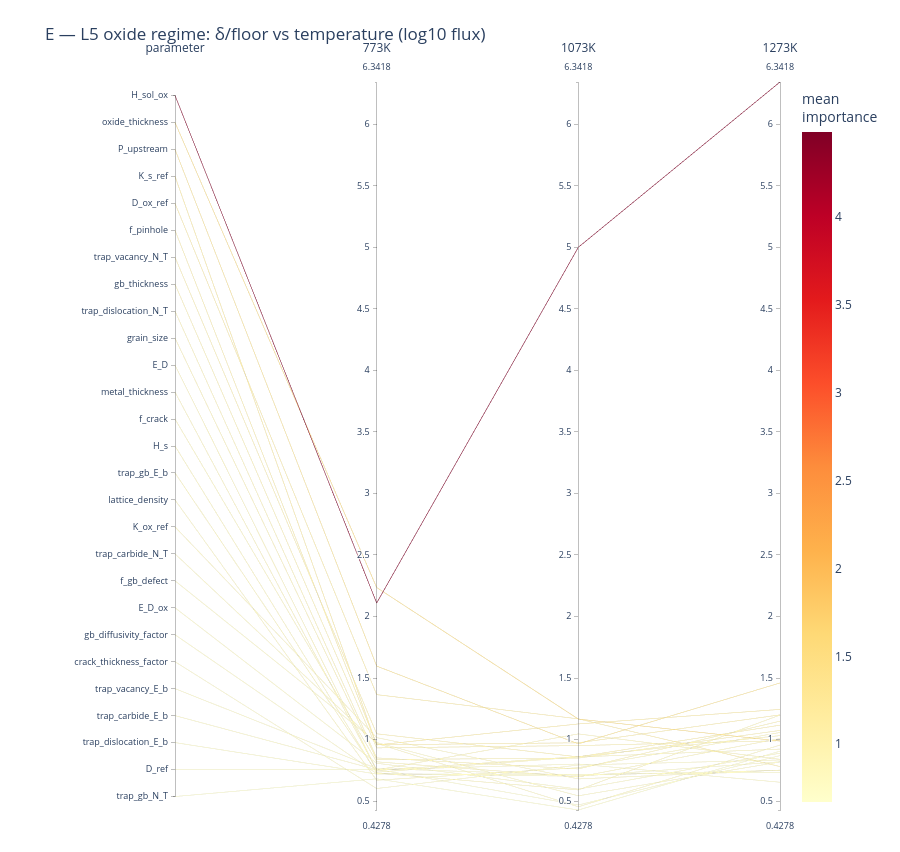
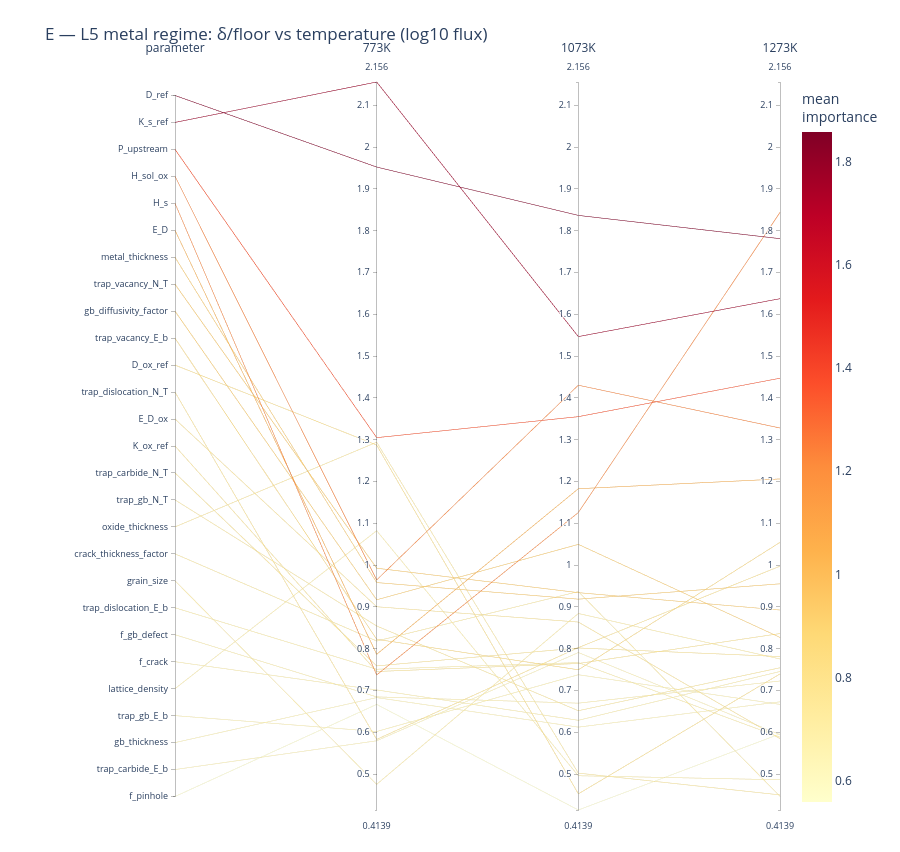

The code cell stored with these charts, in order, in its notebook:
### Markdown cell above
## E — δ/floor shift across temperature (L5-specific)

One plot per regime. Each line is a **parameter**; axes are the three temperatures; height =
`delta_over_floor` for log10(flux). This is the view the L5L6 notebook has no equivalent of,
because only the L5 study is run isothermally.

A line that rises steeply from left to right is a parameter that only becomes resolvable at
high temperature — `H_sol_ox` in the oxide regime is the clearest case. Lines hugging 1.0
across all three temperatures are noise at every temperature.

### Code cell
figsE = {}
for r in REGIMES:
    sub = routeB[(routeB.metric == 'flux') & (routeB.regime == r)]
    matE = sub.pivot(index='parameter', columns='temperature_K',
                     values='delta_over_floor')
    matE.columns = [f'{int(c)}K' for c in matE.columns]
    matE = matE.reset_index()
    tcols = tuple(f'{int(t)}K' for t in TEMPS)
    figsE[r] = parallel_coordinates_sensitivity(
        matE, regimes=tcols,
        title=f'E — L5 {r} regime: δ/floor vs temperature (log10 flux)',
        save_html=os.path.join(FIG_DIR, f'pcp_E_vs_T_{r}.html'))
    best = matE.set_index('parameter')[list(tcols)].max(axis=1).nlargest(3)
    print(f"{r:8s} top-3 by best δ/floor: {best.round(2).to_dict()}")

for r in REGIMES:
    figsE[r].show()

### Figure 1 — Plotly figure (JSON) as saved in the notebook; plotly's stock layout.template omitted (floating-point values rounded to 4 significant figures)
{"data": [{"dimensions": [{"label": "parameter", "range": [-0.5, 26.5], "ticktext": ["H_sol_ox", "oxide_thickness", "P_upstream", "K_s_ref", "D_ox_ref", "f_pinhole", "trap_vacancy_N_T", "gb_thickness", "trap_dislocation_N_T", "grain_size", "E_D", "metal_thickness", "f_crack", "H_s", "trap_gb_E_b", "lattice_density", "K_ox_ref", "trap_carbide_N_T", "f_gb_defect", "E_D_ox", "gb_diffusivity_factor", "crack_thickness_factor", "trap_vacancy_E_b", "trap_carbide_E_b", "trap_dislocation_E_b", "D_ref", "trap_gb_N_T"], "tickvals": [26, 25, 24, 23, 22, 21, 20, 19, 18, 17, 16, 15, 14, 13, 12, 11, 10, 9, 8, 7, 6, 5, 4, 3, 2, 1, 0], "values": [26, 25, 24, 23, 22, 21, 20, 19, 18, 17, 16, 15, 14, 13, 12, 11, 10, 9, 8, 7, 6, 5, 4, 3, 2, 1, 0]}, {"label": "773K", "range": [0.4278, 6.342], "values": [2.109, 2.235, 1.597, 0.956, 1.365, 0.9573, 1.047, 0.9325, 0.8506, 0.8378, 0.7497, 0.753, 0.8192, 0.7279, 0.7348, 0.6696, 1.016, 0.9691, 0.9758, 0.8078, 0.7234, 0.6023, 0.7646, 0.7552, 0.72, 0.7586, 0.6812]}, {"label": "1073K", "range": [0.4278, 6.342], "values": [4.999, 1.167, 0.9652, 1.127, 1.168, 0.9738, 0.859, 0.9511, 0.7617, 0.8496, 0.8618, 1.046, 0.6963, 0.5909, 0.8583, 0.7716, 0.6804, 0.454, 0.543, 0.5973, 0.7022, 0.793, 0.7107, 0.8011, 0.7165, 0.4685, 0.4278]}, {"label": "1273K", "range": [0.4278, 6.342], "values": [6.342, 0.9877, 1.46, 1.245, 0.7806, 1.201, 1.117, 0.9907, 1.149, 1.074, 1.032, 0.8396, 1.009, 1.199, 0.9226, 1.057, 0.7516, 0.955, 0.8181, 0.8896, 0.8196, 0.8342, 0.7497, 0.6535, 0.7346, 0.8695, 0.9057]}], "labelangle": 0, "labelfont": {"size": 12}, "labelside": "top", "line": {"color": [4.483, 1.463, 1.341, 1.109, 1.105, 1.044, 1.008, 0.9581, 0.9206, 0.9205, 0.8813, 0.8795, 0.8414, 0.8394, 0.8386, 0.8329, 0.816, 0.7927, 0.7789, 0.7649, 0.7484, 0.7432, 0.7417, 0.7366, 0.7237, 0.6988, 0.6716], "colorbar": {"title": {"text": "mean<br>importance"}}, "colorscale": [[0.0, "rgb(255,255,204)"], [0.125, "rgb(255,237,160)"], [0.25, "rgb(254,217,118)"], [0.375, "rgb(254,178,76)"], [0.5, "rgb(253,141,60)"], [0.625, "rgb(252,78,42)"], [0.75, "rgb(227,26,28)"], [0.875, "rgb(189,0,38)"], [1.0, "rgb(128,0,38)"]], "showscale": true}, "rangefont": {"size": 9}, "tickfont": {"size": 9}, "type": "parcoords"}], "layout": {"font": {"size": 12}, "height": 852, "margin": {"b": 40, "l": 175, "r": 120, "t": 80}, "title": {"text": "E — L5 oxide regime: δ/floor vs temperature (log10 flux)"}}}

### Figure 2 — Plotly figure (JSON) as saved in the notebook; plotly's stock layout.template omitted (floating-point values rounded to 4 significant figures)
{"data": [{"dimensions": [{"label": "parameter", "range": [-0.5, 26.5], "ticktext": ["D_ref", "K_s_ref", "P_upstream", "H_sol_ox", "H_s", "E_D", "metal_thickness", "trap_vacancy_N_T", "gb_diffusivity_factor", "trap_vacancy_E_b", "D_ox_ref", "trap_dislocation_N_T", "E_D_ox", "K_ox_ref", "trap_carbide_N_T", "trap_gb_N_T", "oxide_thickness", "crack_thickness_factor", "grain_size", "trap_dislocation_E_b", "f_gb_defect", "f_crack", "lattice_density", "trap_gb_E_b", "gb_thickness", "trap_carbide_E_b", "f_pinhole"], "tickvals": [26, 25, 24, 23, 22, 21, 20, 19, 18, 17, 16, 15, 14, 13, 12, 11, 10, 9, 8, 7, 6, 5, 4, 3, 2, 1, 0], "values": [26, 25, 24, 23, 22, 21, 20, 19, 18, 17, 16, 15, 14, 13, 12, 11, 10, 9, 8, 7, 6, 5, 4, 3, 2, 1, 0]}, {"label": "773K", "range": [0.4139, 2.156], "values": [1.952, 2.156, 1.305, 0.9644, 0.7371, 0.7865, 0.9581, 0.9925, 0.9169, 0.8224, 1.287, 0.5828, 0.9003, 0.7453, 0.7587, 0.8542, 1.294, 0.8182, 0.4753, 0.7507, 0.6846, 0.7012, 1.082, 0.6017, 0.6829, 0.5796, 0.6666]}, {"label": "1073K", "range": [0.4139, 2.156], "values": [1.837, 1.547, 1.355, 1.43, 1.126, 1.183, 0.9184, 0.934, 1.05, 0.7495, 0.4526, 0.8025, 0.8636, 0.7645, 0.8016, 0.6515, 0.5021, 0.9366, 0.8842, 0.7666, 0.6696, 0.6286, 0.4959, 0.7376, 0.6122, 0.7906, 0.4139]}, {"label": "1273K", "range": [0.4139, 2.156], "values": [1.781, 1.637, 1.447, 1.328, 1.844, 1.206, 0.9552, 0.8924, 0.8269, 1.054, 0.7395, 0.9974, 0.5845, 0.8361, 0.7812, 0.7542, 0.45, 0.4466, 0.7753, 0.5882, 0.7226, 0.7453, 0.4863, 0.6666, 0.6728, 0.5942, 0.5959]}], "labelangle": 0, "labelfont": {"size": 12}, "labelside": "top", "line": {"color": [1.857, 1.78, 1.369, 1.241, 1.236, 1.058, 0.9439, 0.9397, 0.9311, 0.8754, 0.8264, 0.7942, 0.7828, 0.782, 0.7805, 0.7533, 0.7487, 0.7338, 0.7116, 0.7018, 0.6923, 0.6917, 0.6881, 0.6687, 0.6559, 0.6548, 0.5588], "colorbar": {"title": {"text": "mean<br>importance"}}, "colorscale": [[0.0, "rgb(255,255,204)"], [0.125, "rgb(255,237,160)"], [0.25, "rgb(254,217,118)"], [0.375, "rgb(254,178,76)"], [0.5, "rgb(253,141,60)"], [0.625, "rgb(252,78,42)"], [0.75, "rgb(227,26,28)"], [0.875, "rgb(189,0,38)"], [1.0, "rgb(128,0,38)"]], "showscale": true}, "rangefont": {"size": 9}, "tickfont": {"size": 9}, "type": "parcoords"}], "layout": {"font": {"size": 12}, "height": 852, "margin": {"b": 40, "l": 175, "r": 120, "t": 80}, "title": {"text": "E — L5 metal regime: δ/floor vs temperature (log10 flux)"}}}
